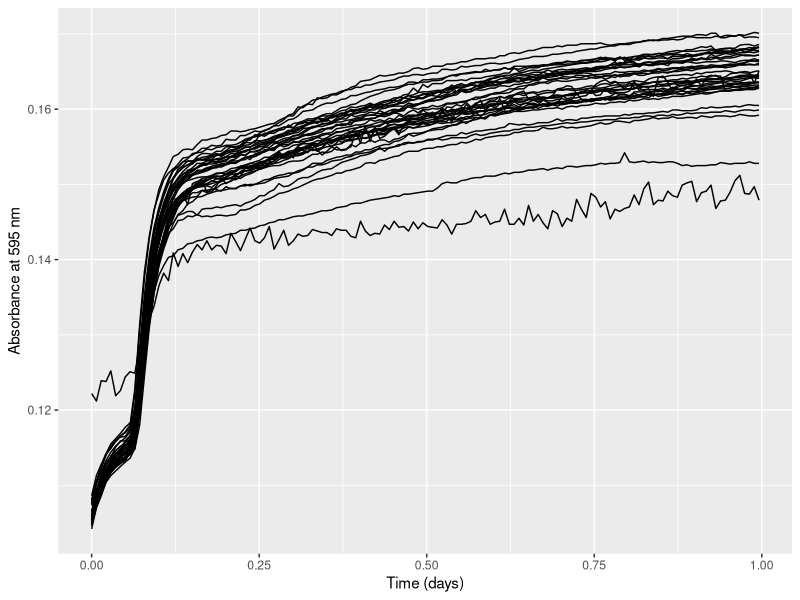
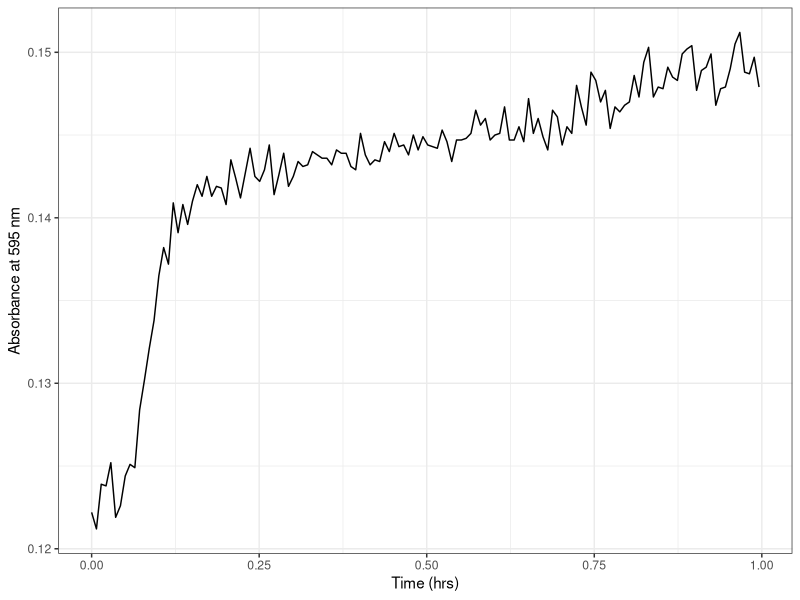
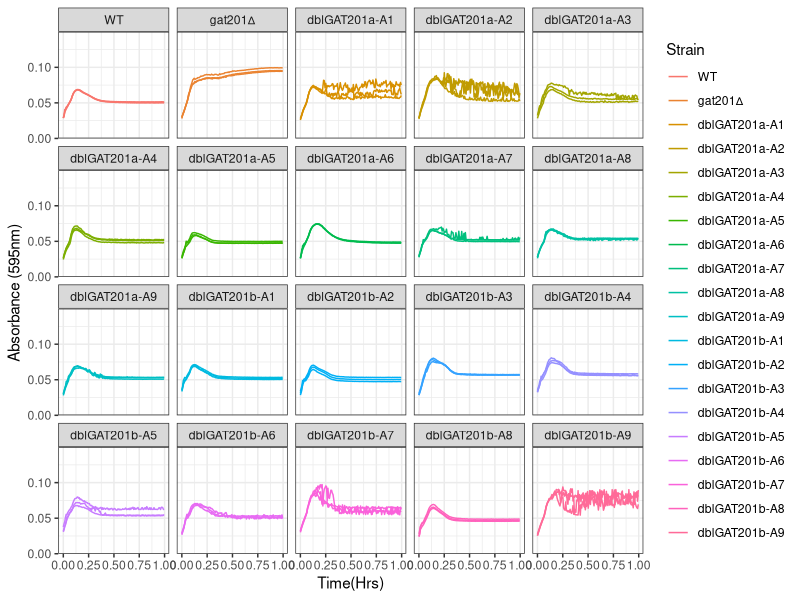
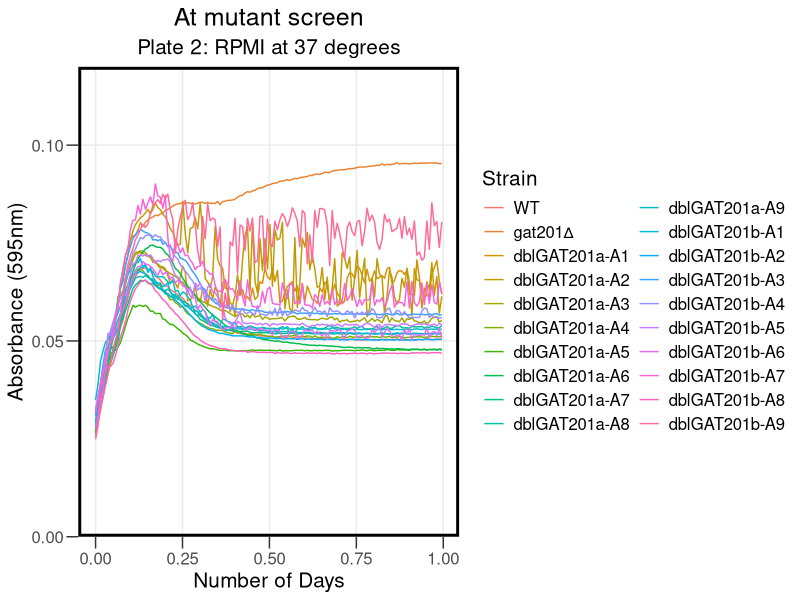
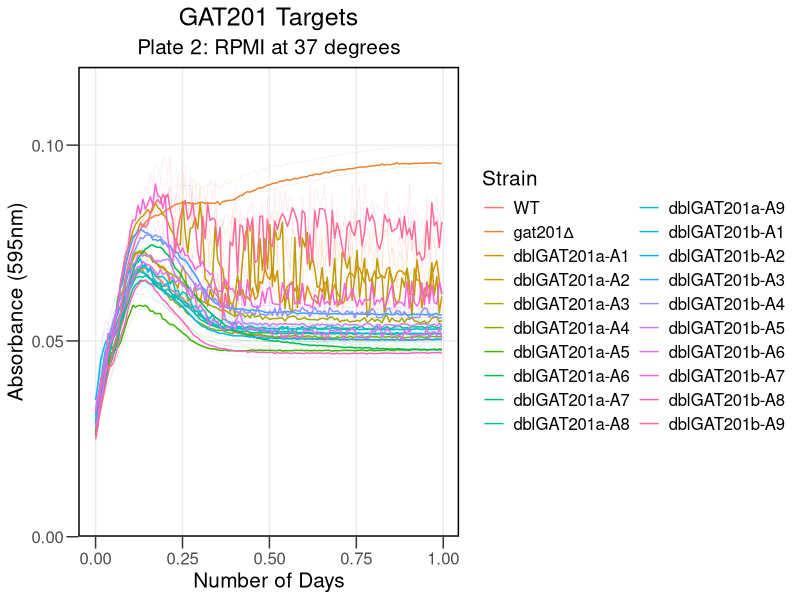
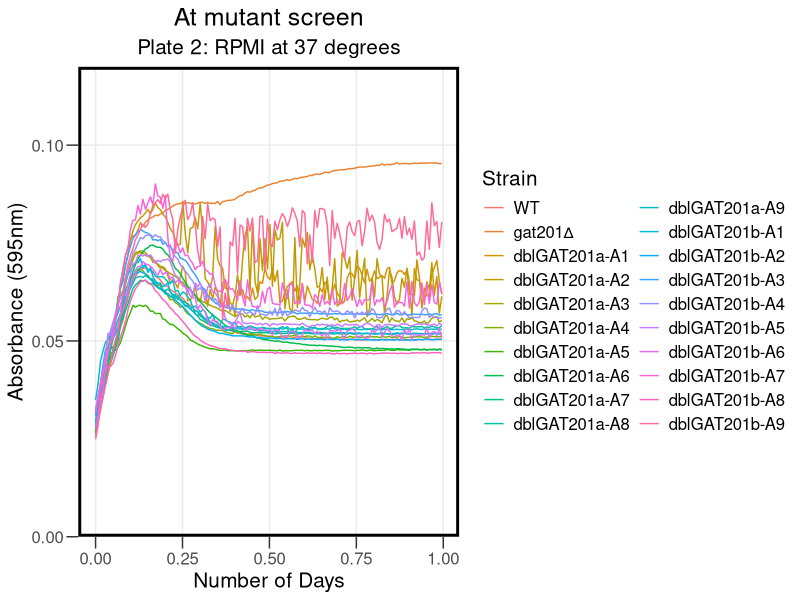
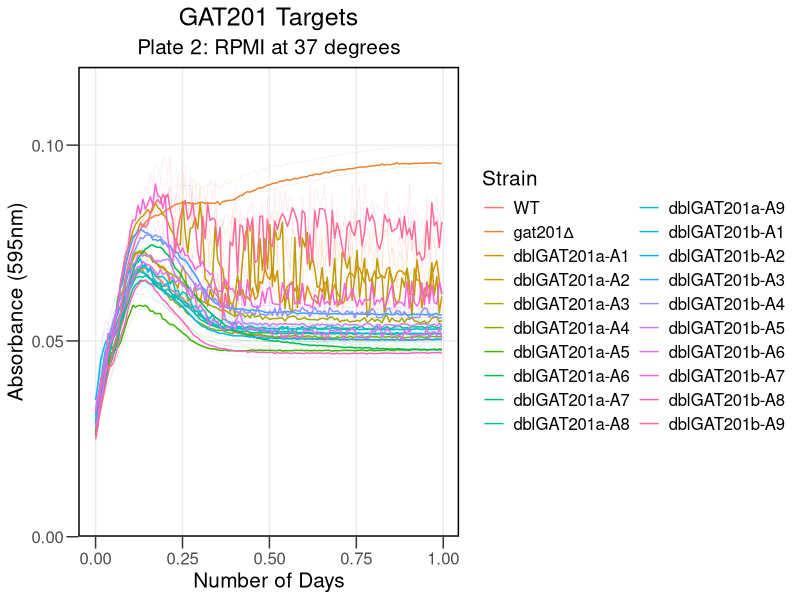

Source code (R) for these figures, in order:
## ---- chunk 1
knitr::opts_chunk$set(echo = TRUE)
## ---- chunk 2

library("reshape2")
library(dplyr)
library(ggplot2)
library(tidyverse)
library(rmarkdown)
library(cowplot)
library(yaml)
library(knitr)
## ---- chunk 3

rawdata <- read.csv("../Input/20230405_RPMI_Atmut_screen_Plate2_csv.csv")

## ---- chunk 4

 rawdata_day<-mutate(rawdata, Time = Time/86400)

## ---- chunk 5

reshaped <- melt(rawdata_day, id=c("Time", "Temp"), 
                              variable.name="Well",
                              value.name="OD595")

summary(reshaped)
## ---- chunk 6

platemap <- read.csv("../Input/20230405_RPMI_Atmut_screen_Plate2_setup.csv") %>%     
  dplyr::mutate(
    Strain = factor(Strain, 
                    levels = c("KN99 (WT)", "GAT201", "P2.7A1", "P2.7A2","P2.7A3","P2.7A4","P2.7A5","P2.7A6","P2.7A7","P2.7A8","P2.7A9","P2.28A1", "P2.28A2","P2.28A3","P2.28A4","P2.28A5","P2.28A6","P2.28A7","P2.28A8","P2.28A9"),
                    labels = c("WT", "gat201∆", "dblGAT201a-A1", "dblGAT201a-A2","dblGAT201a-A3","dblGAT201a-A4","dblGAT201a-A5","dblGAT201a-A6","dblGAT201a-A7","dblGAT201a-A8","dblGAT201a-A9", "dblGAT201b-A1", "dblGAT201b-A2","dblGAT201b-A3","dblGAT201b-A4","dblGAT201b-A5","dblGAT201b-A6","dblGAT201b-A7","dblGAT201b-A8","dblGAT201b-A9"))
  )
head(platemap, n=10)


## ---- chunk 7

annotated <- inner_join(reshaped, platemap, by="Well")
 
## ---- chunk 8

ggplot(data=filter(annotated,is.na(Strain)),
          aes(x=Time, y=OD595,  group = Well)) + 
          geom_line() + 
          labs(x="Time (days)", y="Absorbance at 595 nm")
## ---- chunk 9

ggplot(data=filter(annotated,Well=="H3"), 
       aes(x=Time, y=OD595, group = Well)) + 
 
       geom_line() + 
     theme_bw()+
     labs(x="Time (hrs)", y="Absorbance at 595 nm")

## ---- chunk 10

blank_OD_summary <- annotated %>%
   filter(is.na(Strain), Time < 1/24) %>%
  filter(Well != "H3") %>%
  group_by(Media) %>%
  summarise(OD_median=median(OD595),
            OD_mean=mean(OD595),
            OD_max=max(OD595),
            OD_min=min(OD595))
print(blank_OD_summary)
## ---- chunk 11

normalisedOD <- annotated %>%
  left_join(blank_OD_summary, by="Media") %>%
  mutate(OD_corrected = OD595 - OD_median)

## ---- chunk 12

ggplot(data=normalisedOD %>%
                       filter( !is.na(Strain) ), 
                      aes(x=Time, y=OD_corrected, color=Strain, group = Well)) + 
       geom_line() + 
       scale_y_continuous(limits=c(0,0.15),expand=c(0,0))+
       facet_wrap(Strain ~ .)+
  
       labs(x = "Time(Hrs)",
            y = "Absorbance (595nm)") +
       theme(text = element_text(size = 20))+
       theme_bw()
## ---- chunk 13

ggplot(data=normalisedOD  %>%
          #dplyr::mutate(Strain = factor(Strain, levels = c("KN99 (WT)", "GAT201", "P2.7A1","P2.7A2","P2.7A3","P2.7A4","P2.7A5","P2.7A6","P2.7A7","P2.7A8","P2.7A9","P2.28A1","P2.28A2","P2.28A3","P2.28A4","P2.28A5","P2.28A6","P2.28A7","P2.28A8","P2.28A9" )))%>%
                     filter( !is.na(Strain) ),  
                      aes(x=Time, y=OD_corrected, color=Strain)) + 
        stat_summary(fun = "median", geom = "line", size = 0.5) +
       scale_y_continuous(limits=c(0,0.12),expand=c(0,0), breaks = c(0, 0.05, 0.1)) +
       labs(x = "Number of Days",
            y = "Absorbance (595nm)",
            title = "At mutant screen", subtitle = "Plate 2: RPMI at 37 degrees") +
       theme_bw() +
       theme(text = element_text(size = 15))+
       theme(axis.title = element_text(size = 15))+
       theme(axis.ticks.length = unit(0.3, "cm"))+
       theme(title = element_text(size = 15))+
       theme(panel.grid.minor = element_blank())+
    guides(color=guide_legend(ncol=2))+
 theme(legend.title = element_text(size = 15))+
      theme(legend.background = element_rect(fill = "transparent", color=NA))+
  theme(legend.key = element_rect(fill = "transparent", color=NA))+
       theme (plot.background =  element_rect(fill = "transparent", color=NA), 
         panel.background = element_rect(fill = "transparent", color=NA),)+
      theme(panel.border = element_rect(linetype = "solid", colour = "black", size = 2))+
  theme(plot.title = element_text(hjust = 0.5), plot.subtitle = element_text(hjust = 0.5) )
       
## ---- chunk 14

ggsave("../Results/AllSummary_At2.png",width = 8,height=5)
## ---- chunk 15


ggplot(data=normalisedOD  %>%
          #dplyr::mutate(Strain = factor(Strain, levels = c("KN99 (WT)", "GAT201", "P2.7A1","P2.7A2","P2.7A3","P2.7A4","P2.7A5","P2.7A6","P2.7A7","P2.7A8","P2.7A9","P2.28A1","P2.28A2","P2.28A3","P2.28A4","P2.28A5","P2.28A6","P2.28A7","P2.28A8","P2.28A9" )))%>%
                     filter( !is.na(Strain) ),  
                      aes(x=Time, y=OD_corrected, color=Strain)) + 
       geom_line(aes(group = Well), size = 0.2, alpha = 0.2) + 
       stat_summary(fun = "median", geom = "line", size = 0.5) +
       scale_y_continuous(limits=c(0,0.12),expand=c(0,0), breaks = c(0, 0.05, 0.1)) +
   
       labs(x = "Number of Days",
            y = "Absorbance (595nm)",
            title = "GAT201 Targets", subtitle = "Plate 2: RPMI at 37 degrees") +

                  theme_bw() +
       theme(text = element_text(size = 15))+
       theme(axis.title = element_text(size = 15))+
             theme(axis.ticks.length = unit(0.3, "cm"))+
       theme(title = element_text(size = 15))+
       theme(panel.grid.minor = element_blank())+
            guides(color=guide_legend(ncol=2))+
       theme(legend.title = element_text(size = 15))+
      theme(legend.background = element_rect(fill = "transparent", color=NA))+
      theme(legend.key = element_rect(fill = "transparent", color=NA))+
       theme (plot.background =  element_rect(fill = "transparent", color=NA), 
            panel.background = element_rect(fill = "transparent", color=NA),)+
      theme(panel.border = element_rect(linetype = "solid", colour = "black", size = 1))+
      theme(plot.title = element_text(hjust = 0.5), plot.subtitle = element_text(hjust = 0.5))
## ---- chunk 16

ggsave("../Results/Statsumm_At2.png",width = 8,height=5)
